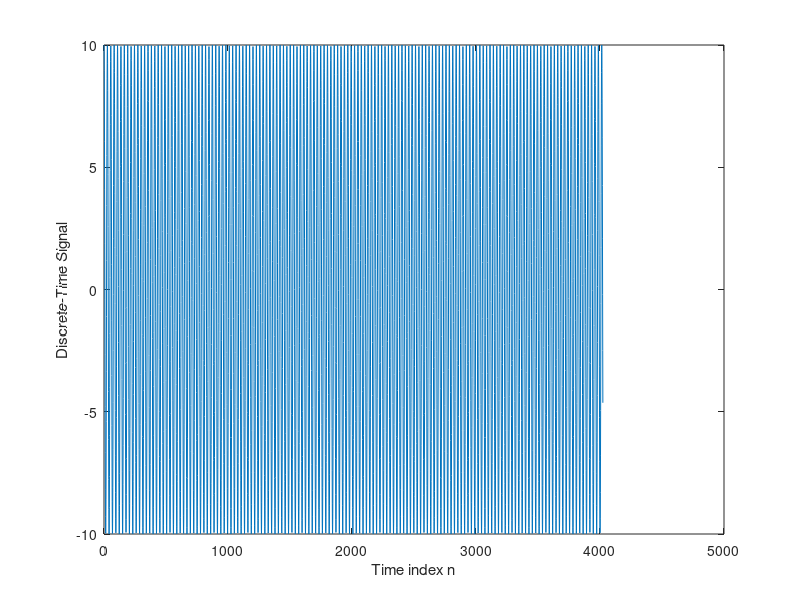
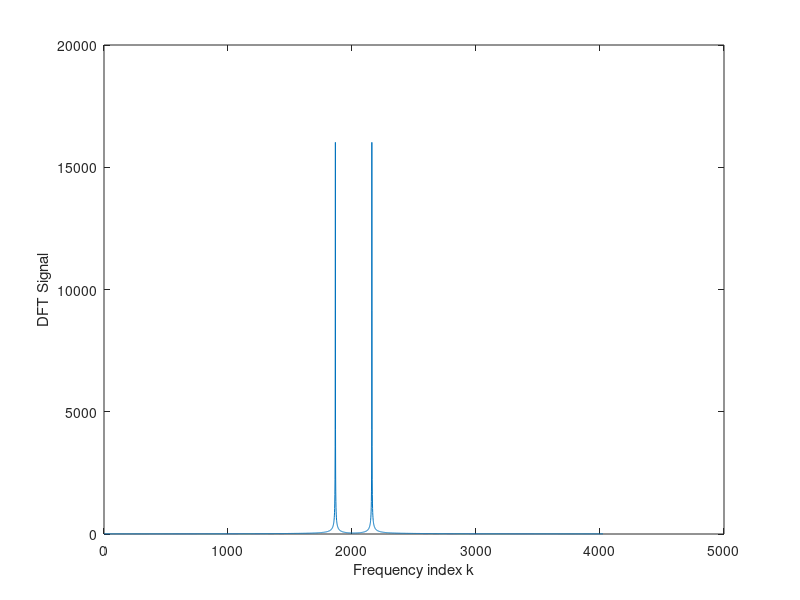
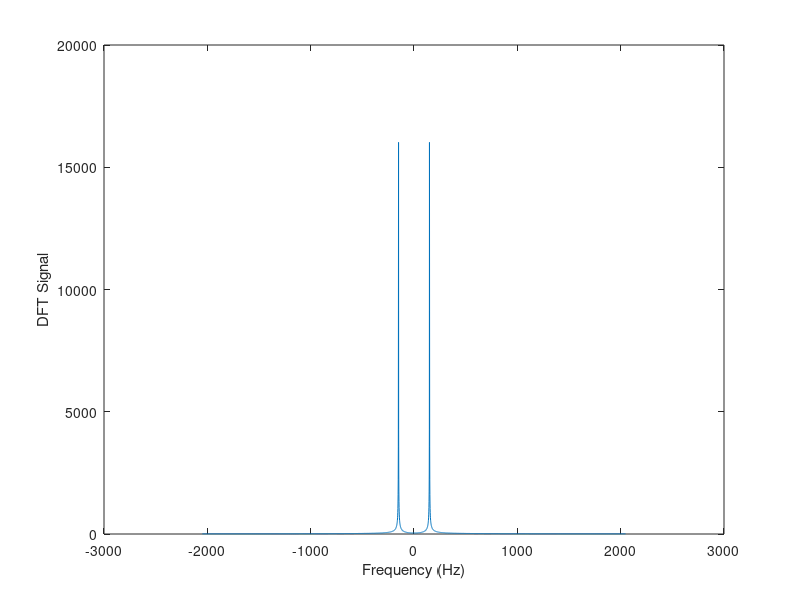
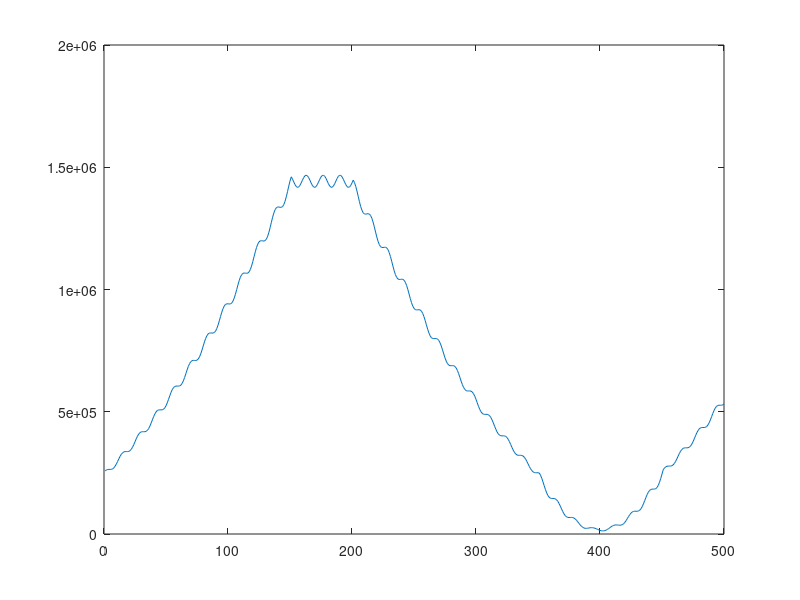

Reproduce these figures in MATLAB, in order.
close all
clear all

amp = 10; % amplitude
num_shift = 500;
freq = 150; % Hz
freq2 = 200;
freq3 = 300;
fs = 4096; % Hz
Ts = 1/fs;
signal_length = 4024; % need higher resulotuions to get the lower freqs
n_vec = [0: signal_length-1]; % signal indices
k_vec = 1+n_vec;
window_size = 250 ; %128;

x = (amp * cos(2 * pi * freq * n_vec * Ts)) %+ ((amp*2) * cos(2 * pi * freq2 * n_vec * Ts)) + ((amp*2.1) * cos(2 * pi * freq3 * n_vec * Ts)); 

plot(n_vec, x); % here you are just ploting it in TIMe domain
ylabel('Discrete-Time Signal')
xlabel('Time index n')

X = fft(x);

half_k_vec = signal_length/2+1:1:signal_length;
X = [ X(half_k_vec), X(1:signal_length/2) ]; % here you are trying to find the X-axis freq doamin


figure
plot(k_vec, abs(X)) % you are ploting it in true Freq domain with "K" index
ylabel('DFT Signal')
xlabel('Frequency index k')

freq_vec = [0:signal_length/2-1]/(signal_length)*fs;

freq_vec = [ [-signal_length/2:1:-1]/(signal_length)*fs freq_vec];

figure
plot(freq_vec, abs(X))  % you are ploting it in true Freq domain
ylabel('DFT Signal')
xlabel('Frequency (Hz)')

freq_index = round(freq/fs*window_size+1);

%x = [zeros(1,200) x]; % zero padding
% we have to put that X(300:end) in since the shift has to be able to go
% through the VEC

% have to adjust the size of this thing to get proper output
x = [zeros(1,150) x(1:300), zeros(1,150) x(300:end)]; % double sided zero padding

% the shifting/ for loop here  is to compute the enrgy in each window. 
% and then ploting it all
for shift=0:num_shift-1;
    
    y(:, shift+1) = x(shift+1:shift+window_size);
    Y = fft(y(:, shift+1));
    %figure
    %plot(abs(Y))
    energy(shift+1) = abs(Y(freq_index))^2; % we are trying to get the energy each time, we do the DFT shift window
    
end

figure
plot(energy)